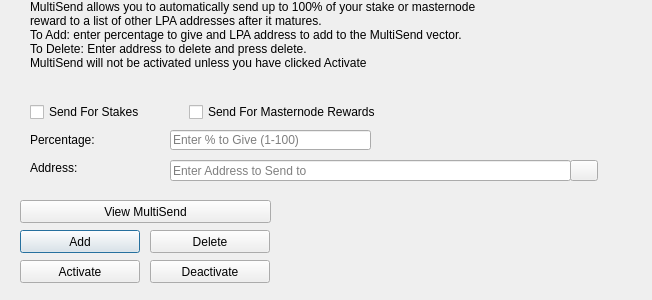
<?xml version="1.0" encoding="UTF-8"?>
<ui version="4.0">
 <class>MultiSendDialog</class>
 <widget class="QDialog" name="MultiSendDialog">
  <property name="windowModality">
   <enum>Qt::NonModal</enum>
  </property>
  <property name="geometry">
   <rect>
    <x>0</x>
    <y>0</y>
    <width>652</width>
    <height>300</height>
   </rect>
  </property>
  <property name="windowTitle">
   <string>MultiSend</string>
  </property>
  <widget class="QLineEdit" name="multiSendPercentEdit">
   <property name="geometry">
    <rect>
     <x>170</x>
     <y>130</y>
     <width>201</width>
     <height>20</height>
    </rect>
   </property>
   <property name="toolTip">
    <string>Enter whole numbers 1 - 100</string>
   </property>
   <property name="placeholderText">
    <string>Enter % to Give (1-100)</string>
   </property>
  </widget>
  <widget class="QLineEdit" name="multiSendAddressEdit">
   <property name="geometry">
    <rect>
     <x>170</x>
     <y>160</y>
     <width>401</width>
     <height>21</height>
    </rect>
   </property>
   <property name="toolTip">
    <string/>
   </property>
   <property name="placeholderText">
    <string>Enter Address to Send to</string>
   </property>
  </widget>
  <widget class="QLabel" name="label_2">
   <property name="geometry">
    <rect>
     <x>30</x>
     <y>0</y>
     <width>451</width>
     <height>121</height>
    </rect>
   </property>
   <property name="lineWidth">
    <number>1</number>
   </property>
   <property name="text">
    <string>MultiSend allows you to automatically send up to 100% of your stake or masternode reward to a list of other LPA addresses after it matures.
To Add: enter percentage to give and LPA address to add to the MultiSend vector.
To Delete: Enter address to delete and press delete.
MultiSend will not be activated unless you have clicked Activate</string>
   </property>
   <property name="alignment">
    <set>Qt::AlignLeading|Qt::AlignLeft|Qt::AlignTop</set>
   </property>
   <property name="wordWrap">
    <bool>true</bool>
   </property>
  </widget>
  <widget class="QLabel" name="message">
   <property name="geometry">
    <rect>
     <x>290</x>
     <y>200</y>
     <width>351</width>
     <height>91</height>
    </rect>
   </property>
   <property name="text">
    <string/>
   </property>
  </widget>
  <widget class="QPushButton" name="addButton">
   <property name="geometry">
    <rect>
     <x>20</x>
     <y>230</y>
     <width>120</width>
     <height>23</height>
    </rect>
   </property>
   <property name="toolTip">
    <string/>
   </property>
   <property name="statusTip">
    <string>Add to MultiSend Vector</string>
   </property>
   <property name="text">
    <string>Add</string>
   </property>
  </widget>
  <widget class="QPushButton" name="disableButton">
   <property name="geometry">
    <rect>
     <x>150</x>
     <y>260</y>
     <width>120</width>
     <height>23</height>
    </rect>
   </property>
   <property name="statusTip">
    <string>Deactivate MultiSend</string>
   </property>
   <property name="text">
    <string>Deactivate</string>
   </property>
  </widget>
  <widget class="QPushButton" name="addressBookButton">
   <property name="geometry">
    <rect>
     <x>570</x>
     <y>160</y>
     <width>28</width>
     <height>21</height>
    </rect>
   </property>
   <property name="toolTip">
    <string>Choose an address from the address book</string>
   </property>
   <property name="text">
    <string/>
   </property>
   <property name="icon">
    <iconset resource="../lpa.qrc">
     <normaloff>:/icons/address-book</normaloff>:/icons/address-book</iconset>
   </property>
   <property name="shortcut">
    <string>Alt+A</string>
   </property>
   <property name="autoDefault">
    <bool>false</bool>
   </property>
  </widget>
  <widget class="QLabel" name="label">
   <property name="geometry">
    <rect>
     <x>30</x>
     <y>130</y>
     <width>121</width>
     <height>20</height>
    </rect>
   </property>
   <property name="toolTip">
    <string>Percentage of stake to send</string>
   </property>
   <property name="text">
    <string>Percentage:</string>
   </property>
  </widget>
  <widget class="QLabel" name="label_5">
   <property name="geometry">
    <rect>
     <x>30</x>
     <y>160</y>
     <width>111</width>
     <height>16</height>
    </rect>
   </property>
   <property name="toolTip">
    <string>Address to send portion of stake to</string>
   </property>
   <property name="text">
    <string>Address:</string>
   </property>
  </widget>
  <widget class="QPushButton" name="deleteButton">
   <property name="geometry">
    <rect>
     <x>150</x>
     <y>230</y>
     <width>120</width>
     <height>23</height>
    </rect>
   </property>
   <property name="toolTip">
    <string/>
   </property>
   <property name="statusTip">
    <string>Delete Address From MultiSend Vector</string>
   </property>
   <property name="text">
    <string>Delete</string>
   </property>
  </widget>
  <widget class="QPushButton" name="activateButton">
   <property name="geometry">
    <rect>
     <x>20</x>
     <y>260</y>
     <width>120</width>
     <height>23</height>
    </rect>
   </property>
   <property name="statusTip">
    <string>Activate MultiSend</string>
   </property>
   <property name="text">
    <string>Activate</string>
   </property>
  </widget>
  <widget class="QPushButton" name="viewButton">
   <property name="geometry">
    <rect>
     <x>20</x>
     <y>200</y>
     <width>251</width>
     <height>23</height>
    </rect>
   </property>
   <property name="toolTip">
    <string/>
   </property>
   <property name="statusTip">
    <string>View MultiSend Vector</string>
   </property>
   <property name="text">
    <string>View MultiSend</string>
   </property>
  </widget>
  <widget class="QWidget" name="horizontalLayoutWidget">
   <property name="geometry">
    <rect>
     <x>30</x>
     <y>100</y>
     <width>351</width>
     <height>24</height>
    </rect>
   </property>
   <layout class="QHBoxLayout" name="horizontalLayout">
    <item>
     <widget class="QCheckBox" name="multiSendStakeCheckBox">
      <property name="text">
       <string>Send For Stakes</string>
      </property>
     </widget>
    </item>
    <item>
     <widget class="QCheckBox" name="multiSendMasternodeCheckBox">
      <property name="text">
       <string>Send For Masternode Rewards</string>
      </property>
     </widget>
    </item>
   </layout>
  </widget>
 </widget>
 <resources>
  <include location="../lpa.qrc"/>
 </resources>
 <connections/>
</ui>
